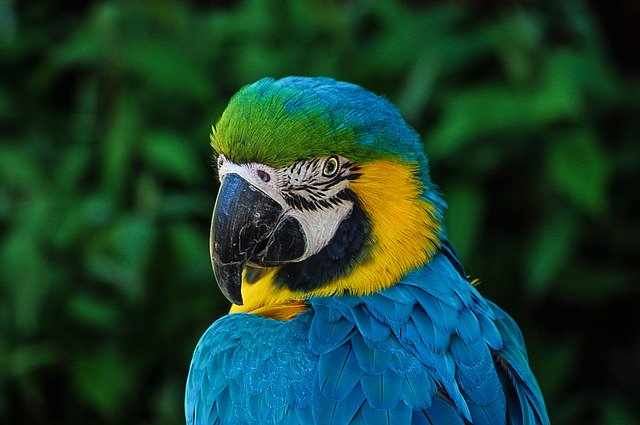
#> input picture Images/parrot.jpg, 640 x 425 px, found by its file name
$ jupyter execute 'OpenCV - Noisy Image and  Smoothening.ipynb'
#> lines starting #> are read from the running program, lines starting #| are printed output that depends on the picture; after the words box and inside, x2 and y2 are one past the last pixel; in counts of white or black regions, pixels touching at a corner belong together
[cell 1]
import cv2
import random

def noise_black_white(image):
    # Get the dimensions of Image
    row, col = image.shape
    num_of_pixels = random.randint(1500, 20000)
    for i in range(num_of_pixels):
        # pick random y-coordinate
        y_coordinate = random.randint(0, row - 1)
        # pick random x-coordinate
        x_coordinate = random.randint(0, col - 1)
        image[y_coordinate][x_coordinate] = 255     # 255 = for white
    for i in range(num_of_pixels):
        # pick random y-coordinate
        y_coordinate = random.randint(0, row - 1)   # 0 = for black
        #0 is colour code for black
        # pick random x-coordinate
        x_coordinate = random.randint(0, col - 1)
        image[y_coordinate][x_coordinate] = 0
    return image

image = cv2.imread("C:\\Users\\VIHAL\\OneDrive\\Desktop\\Images\\parrot.jpg", cv2.IMREAD_GRAYSCALE)
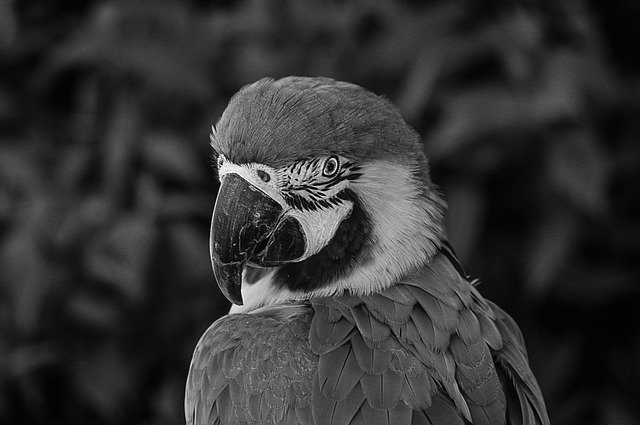
#> image: shape (425, 640); min 0, max 255, mean 50.8

cv2.imshow('Original Image', image)
cv2.imshow('Noisy Image',noise_black_white(image))
#> after the loop in noise_black_white, `for i in range(num_of_pixels):`:
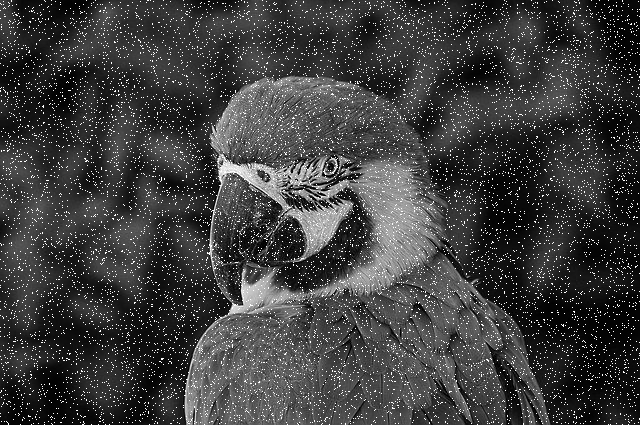
#> image: shape (425, 640); 5.06% of pixels changed, all inside (x1, y1, x2, y2) = (0, 0, 640, 425)
#> after the loop in noise_black_white, `for i in range(num_of_pixels):`:
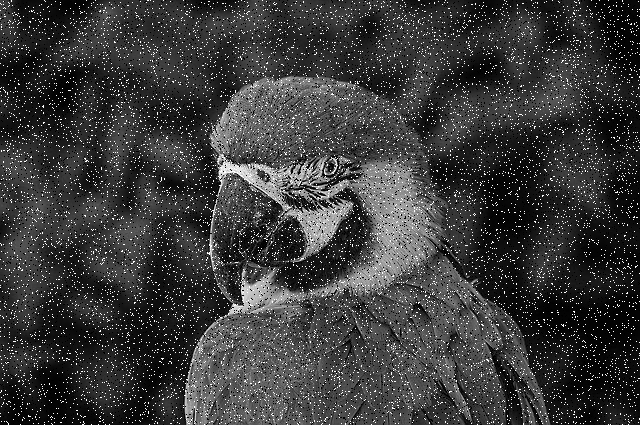
#> image: shape (425, 640); 5.06% of pixels changed, all inside (x1, y1, x2, y2) = (0, 0, 640, 425)

cv2.imwrite("C:\\Users\\VIHAL\\OneDrive\\Desktop\\Images\\noisy-image.jpg",noise_black_white(image))
#> after the loop in noise_black_white (call 2), `for i in range(num_of_pixels):`:
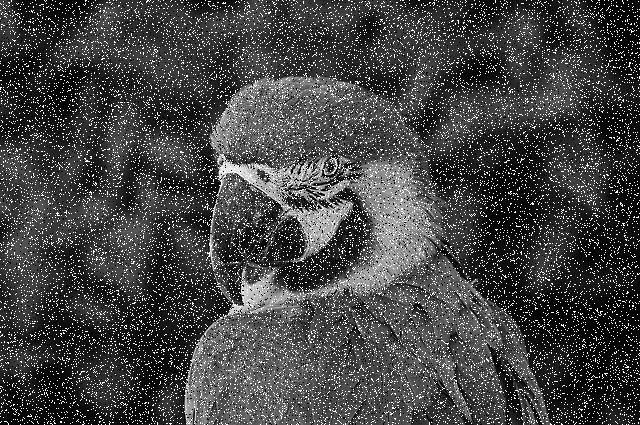
#> image: shape (425, 640); 5.19% of pixels changed, all inside (x1, y1, x2, y2) = (0, 0, 640, 425)
#> after the loop in noise_black_white (call 2), `for i in range(num_of_pixels):`:
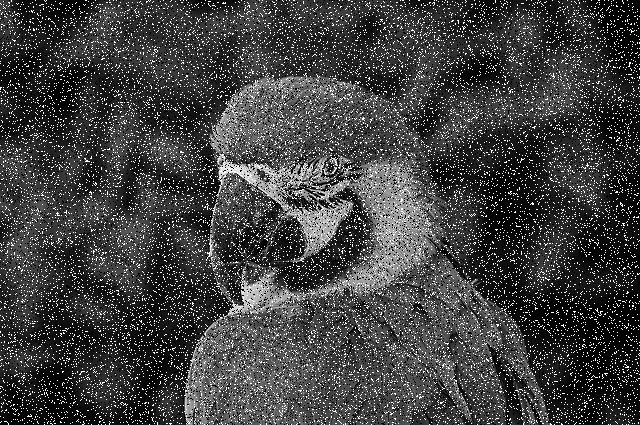
#> image: shape (425, 640); 5.19% of pixels changed, all inside (x1, y1, x2, y2) = (0, 0, 640, 425)

# press any key with 0 wait time
cv2.waitKey(0)
# Close all imageframe
cv2.destroyAllWindows()

[cell 2]
# import cv2
# def salt_and_paper(image):
#     for
# image = cv2.imread("C:/Users/VIHAL/Desktop/A/parrot.jpg")

# \

# Processing noisy image

[cell 3]
import numpy as np
img = cv2.imread("C:\\Users\\VIHAL\\OneDrive\\Desktop\\Images\\noisy-image.jpg")
#> img: shape (425, 640, 3); min 0, max 255, mean 65

# Blur using Filter2D
kernel = np.ones((3,3), np.float32) / 9
print(kernel)

# Filter2D
smoothed = cv2.filter2D(img, -1, kernel)
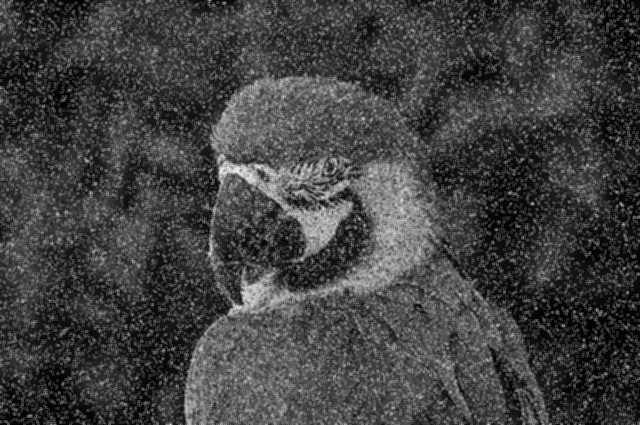
#> smoothed: shape (425, 640, 3); min 1, max 236, mean 65

# Average Blur
img_blur = cv2.blur(img, (5,5))
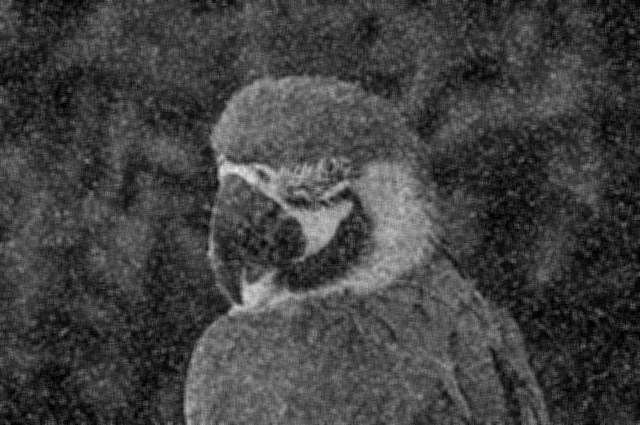
#> img_blur: shape (425, 640, 3); min 2, max 234, mean 65

# Median Blur
m_blur = cv2.medianBlur(img, 7)
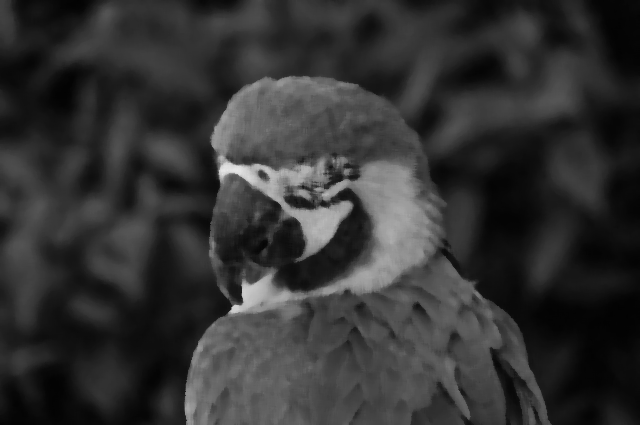
#> m_blur: shape (425, 640, 3); min 2, max 231, mean 50.4

# Gaussian Blur, sigmaX(stdDev)= 1
g_blur = cv2.GaussianBlur(img, (7,7), 1)

cv2.imshow('Original', img)
cv2.imshow('Blur', smoothed)
cv2.imshow('average', img_blur)
cv2.imshow('median', m_blur)
cv2.imshow('gaussian', g_blur)

# press any key with 0 wait time
cv2.waitKey(0)
# Close all imageframe
cv2.destroyAllWindows()

$ run again, with Images/RGB-LED.jpg copied over Images/parrot.jpg
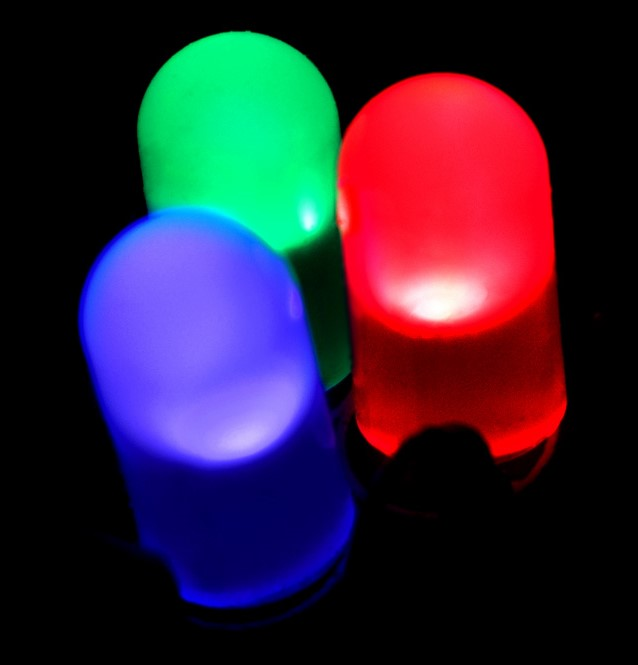
#> input picture Images/RGB-LED.jpg, 638 x 665 px, found by its file name
#> after the loop in noise_black_white (call 2), `for i in range(num_of_pixels):`:
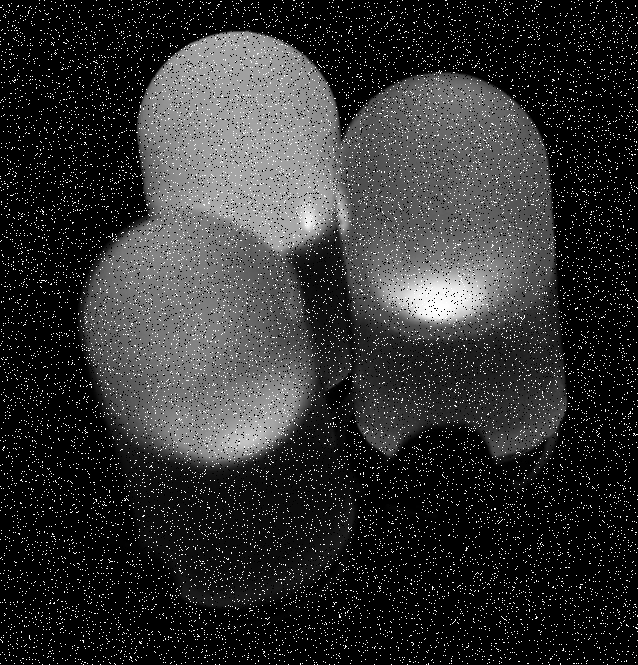
#> image: shape (665, 638); min 0, max 255, mean 48.6
#> `smoothed = cv2.filter2D(img, -1, kernel)`:
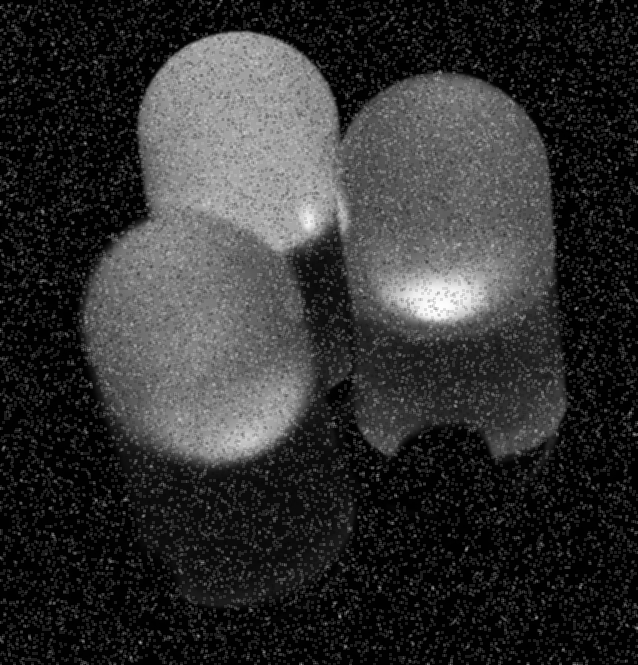
#> smoothed: shape (665, 638, 3); min 0, max 254, mean 48.9
